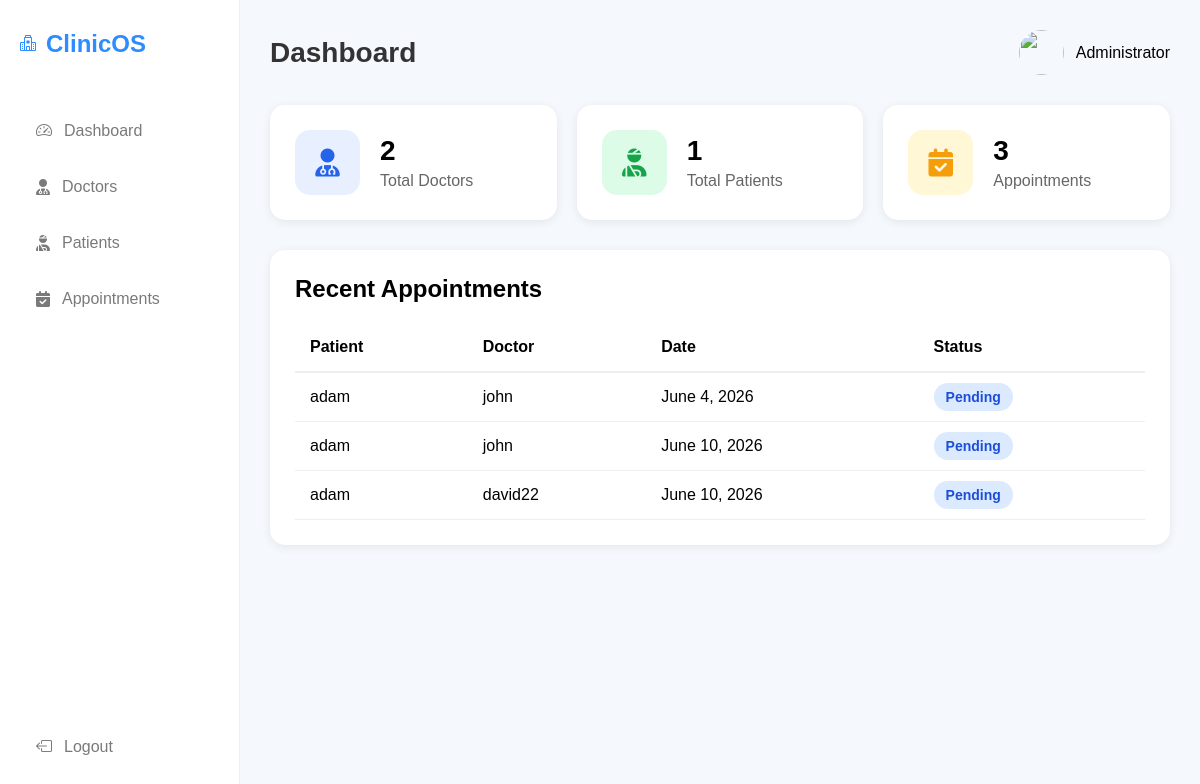
The page /admin_panel/dashboard/ (signed in) on the database as committed earlier.
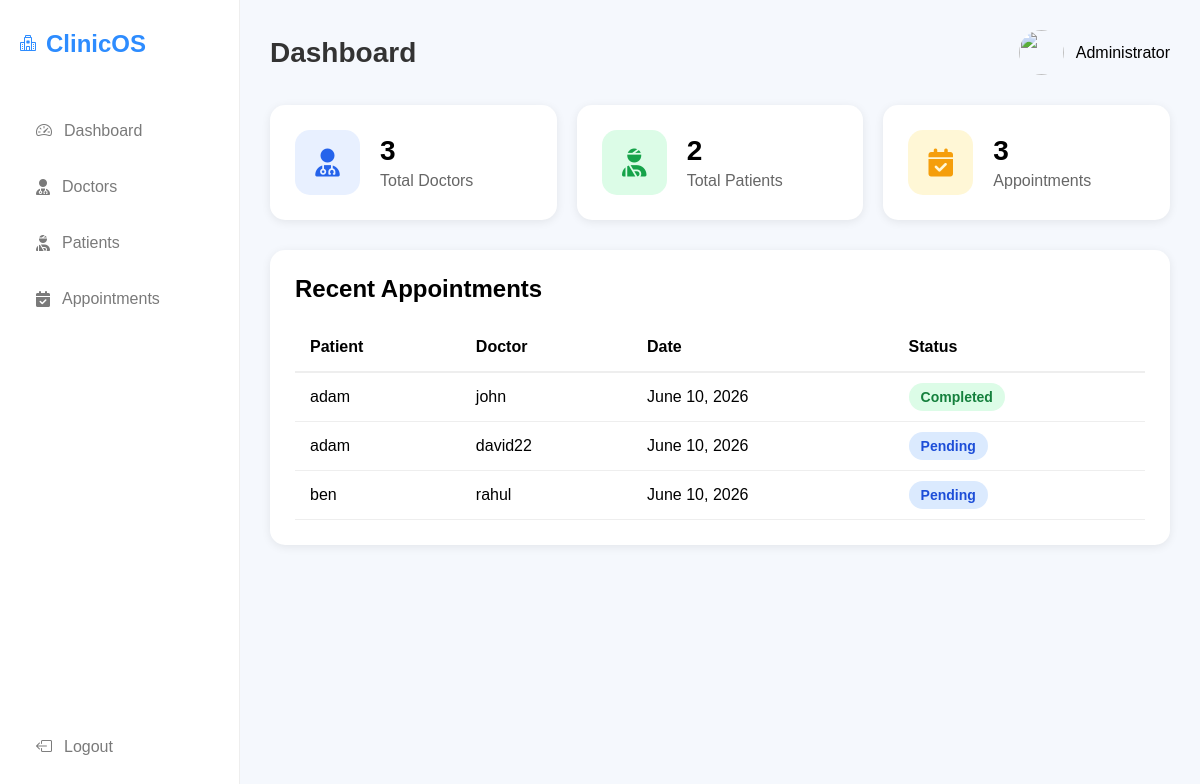
The same page on the database as committed later.
### managementsystem/models.py (models this page shows, shortened)
class Appointment(models.Model):
    doctor = models.ForeignKey(Doctor, on_delete=models.CASCADE)
    patient = models.ForeignKey(Patient, on_delete=models.CASCADE)
    appointment_date = models.DateField(default=timezone.now)
    appointment_time = models.TimeField(null=True,blank=True)
    reason = models.TextField(blank=True)
    STATUS_CHOICES = [('Pending', 'Pending'),('Completed', 'Completed'),]
    status = models.CharField(max_length=20,choices=STATUS_CHOICES,default='Pending')
    notes = models.TextField(blank=True)

class Patient(models.Model):
    user = models.OneToOneField(CustomUser,on_delete=models.CASCADE)
    gender_choices = (('male','Male'),('female','Female'),('other','Other'))
    gender = models.CharField(max_length=10,choices=gender_choices,default='male')
    age = models.IntegerField()
    phone = models.CharField(max_length=15)
    blood_group = models.CharField(max_length=5)
    photo = models.ImageField(upload_to='patients',default='default/default.png')
    def __str__(self):
        return self.user.username

class CustomUser(AbstractUser):
    ROLE_CHOICES = (
        ('admin', 'Admin'),
        ('doctor', 'Doctor'),
        ('patient', 'Patient'),
    )
    role = models.CharField(max_length=20, choices=ROLE_CHOICES,default='patient')

class Doctor(models.Model):
    user = models.OneToOneField(CustomUser,on_delete=models.CASCADE)
    phone = models.CharField(max_length=15, blank=True, null=True)
    department = models.CharField(max_length=100)
    education = models.TextField(default='MBBS')
    photo = models.ImageField(upload_to='doctors',default='default/default.png')
    def __str__(self):
        return self.user.username

### managementsystem/views/admin_views.py (the view)
# urls.py: path('dashboard/', admin_dashboard, name='admin_dashboard'),
@login_required
def admin_dashboard(request):
    context = {'appointments':Appointment.objects.all(),
               'appointment_count':Appointment.objects.count(),
               'patient_count':Patient.objects.count(),
               'doctor_count':Doctor.objects.count()}
    return render(request,'admin/dashboard.html',context)

### managementsystem/templates/admin/dashboard.html (shortened to what this page needs)
{% extends 'admin/base.html' %}
{%load static%}
{%block header%}Dashboard{%endblock%}
{%block content%}
    <section class="dashboard-cards">
            <div class="stat-card">
                <div class="icon doctors">
                    <i class="fa-solid fa-user-doctor"></i>
                </div>
                <div>
                    <h2>{{ doctor_count }}</h2>
                    <p>Total Doctors</p>
                </div>
            </div>
            <div class="stat-card">
                <div class="icon patients">
                    <i class="fa-solid fa-user-injured"></i>
                </div>
                <div>
                    <h2>{{ patient_count }}</h2>
                    <p>Total Patients</p>
                </div>
            </div>
            <div class="stat-card">
                <div class="icon appointments">
                    <i class="fa-solid fa-calendar-check"></i>
                </div>
                <div>
                    <h2>{{ appointment_count }}</h2>
                    <p>Appointments</p>
                </div>
            </div>
        </section>
        <section class="table-card">
            <h2>Recent Appointments</h2>
            <table>
                <thead>
                    <tr>
                        <th>Patient</th>
                        <th>Doctor</th>
                        <th>Date</th>
                        <th>Status</th>
                    </tr>
                </thead>
                <tbody>
                    {% for appointment in appointments %}
                    <tr>
                        <td>{{ appointment.patient }}</td>
                        <td>{{ appointment.doctor }}</td>
                        <td>{{ appointment.appointment_date }}</td>
                        <td>
                            {% if appointment.status == 'Completed' %}
                                <span class="status completed">
                                   Completed
                                </span>
                            {% else %}
                                <span class="status scheduled">
                                    Pending
                                </span>
                            {% endif %}
                        </td>
                    </tr>
                    {% empty %}
                    <tr>
                        <td colspan="4">No appointments found.</td>
                    </tr>
                    {% endfor %}
                </tbody>
            </table>
        </section>
    {%endblock%}

Rows that differ between the two databases and show on the page:
removed Appointment: patient "adam", doctor "john", appointment_date "June 4, 2026", status "Pending"
changed Appointment "john": status "Pending" → "Completed"
added Appointment: patient "ben", doctor "rahul", appointment_date "June 10, 2026", status "Pending"
Other text that changed with them:
{{ doctor_count }}: "2" → "3"
{{ patient_count }}: "1" → "2"
